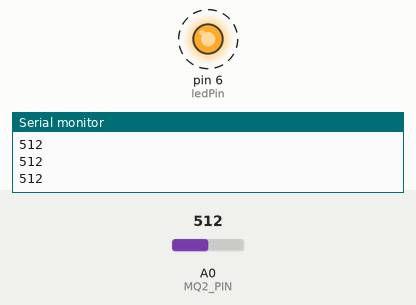
The sketch below on a simulated Arduino Uno, built with avr-gcc and run on an emulated ATmega328P. Shown: output pins drawn as LEDs (lit = HIGH), the last lines printed to the serial monitor. Dashed ring = blinking. The test bench sets the inputs (shaded band); at power-on: A0 (MQ2_PIN) = 512.

Above: at 5.2 s.
5.3 s: A0 (MQ2_PIN) set to 218
8.4 s: A0 (MQ2_PIN) set to 198
At 9.4 s:
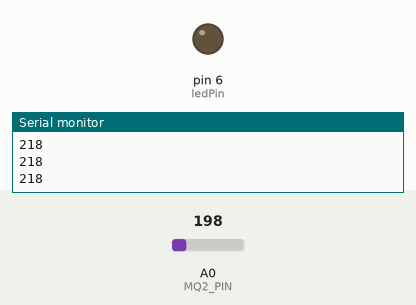
9.9 s: A0 (MQ2_PIN) set to 220
At 12.9 s:
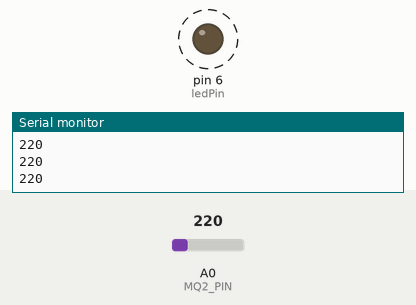
13.0 s: A0 (MQ2_PIN) set to 200
At 13.5 s:
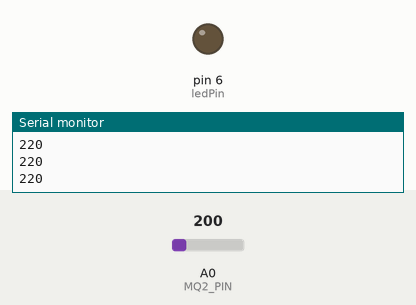
Timing chart, 0 to 15.5 s (numbered marks = the images above; inputs shaded):
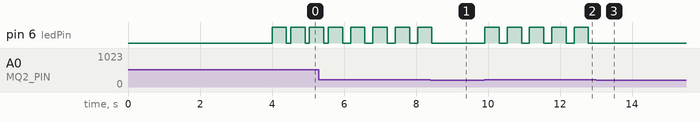

Measured:
- the behaviour switches between 210 and 209 on A0 (MQ2_PIN) (found by bisection; images 0 and 1)
- after the input at 8.4 s, pin 6 (ledPin): goes on until 8.4 s, then stays LOW
- after the input at 9.9 s, pin 6 (ledPin): alternates HIGH for 0.40 s and LOW for 0.22 s, starting at once
- after the input at 13.0 s, pin 6 (ledPin): stops changing and stays LOW
- by itself, pin 6 (ledPin): repeats every 0.62 s: HIGH 0.40 s, LOW 0.22 s

The sketch:

smoke_detector_alarm.ino
```cpp
#define MQ2_PIN A0  // Define the analog pin for the MQ2 sensor
const int ledPin = 6; // Define the pin for the LED/buzzer

void setup() {
  // Initialize serial communication at 9600 bits per second
  Serial.begin(9600);
  pinMode(ledPin, OUTPUT); // Set the LED/buzzer pin as output
  delay(4000); // Delay to allow the MQ2 sensor to warm up
}

void loop() {
  // Read the input on analog pin 0 (the MQ2 sensor)
  int sensorValue = analogRead(MQ2_PIN);

  if (sensorValue >= 210 && sensorValue < 250) {
    Serial.println(sensorValue);
    digitalWrite(ledPin, HIGH);
    delay(400);
    digitalWrite(ledPin, LOW);
    delay(200);
  }
  else if (sensorValue >= 250) {
    Serial.println(sensorValue);
    digitalWrite(ledPin, HIGH);
    delay(400);
    digitalWrite(ledPin, LOW);
    delay(100);
  }
  else {
    digitalWrite(ledPin, LOW); // Ensure the LED/buzzer is off if sensorValue is below 210
  }

  delay(20); // Delay in between reads for stability
}
```
